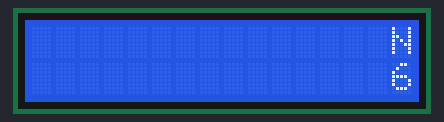
Simulated run of this sketch. Board: Arduino Uno, built with avr-gcc and run on an emulated ATmega328P. On the bench: 16×2 character LCD.

Above: at 0.34 s.
At 3.94 s:
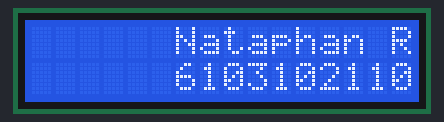
At 7.55 s:
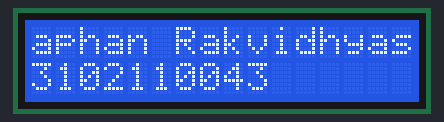
At 15.2 s:
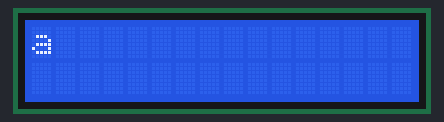
At 28.51 s:
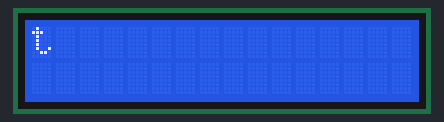
At 39.77 s:
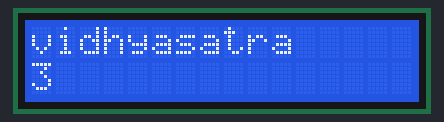

The sketch:

runlcd.ino
```cpp
//YWROBOT
//Compatible with the Arduino IDE 1.0
//Library version:1.1
#include <Wire.h>
#include <LiquidCrystal_I2C.h>
int x;
LiquidCrystal_I2C lcd(0x27,16,2);  // set the LCD address to 0x27 for a 16 chars and 2 line display

void setup()
{                     // initialize the lcd
  lcd.init();
  // Print a message to the LCD.
  lcd.backlight();


}


void loop()
{
  lcd.clear();
  lcd.setCursor(0,0);
  lcd.print("                Nataphan Rakvidhyasatra");
  lcd.setCursor(0,1);
  lcd.print("                6103102110043          ");

  for (x=0;x<38;x++){
  lcd.scrollDisplayLeft();
  delay(400);}
  lcd.clear();
  lcd.setCursor(0,0);
  lcd.print("                Sirawit Silprasert");
  lcd.setCursor(0,1);
  lcd.print("                6103102110111     ");

  for (x=0;x<33;x++){
  lcd.scrollDisplayLeft();
  delay(400);}
}
```

Measured:
- what the display in image 1 shows lasts 0.5 s, from 3.7 s to 4.2 s
- what the display in image 3 shows lasts 0.4 s, from 15.0 s to 15.4 s
